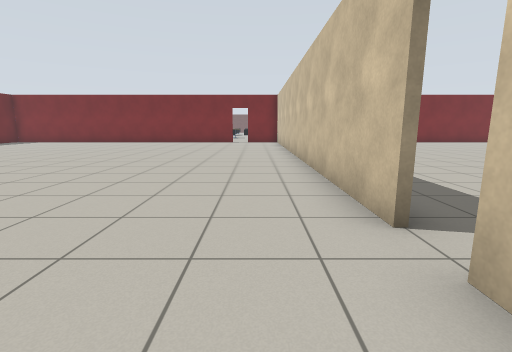
[1] (above)

16 first-person views from a walk through a robot-simulator world made for Gazebo. The camera is 1 m above the floor, tilts 10° down and sees 85° across. The floor is counted in squares, 1 m on a side. Each view is taken from the middle of a square. On the plan, view 1 faces up. The plan holds only what a view shows up to about 12 squares ahead; the rest is blank. The place goes on beyond the plan. Simple patterns stand in for the simulator's built-in surfaces.

[2]
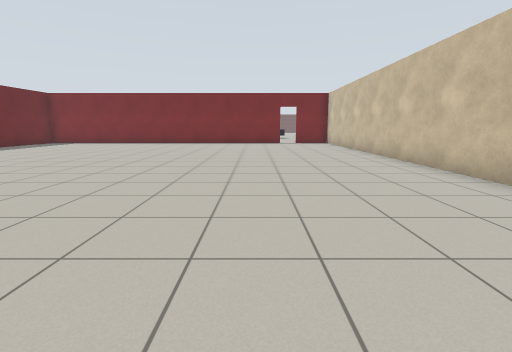

[3]
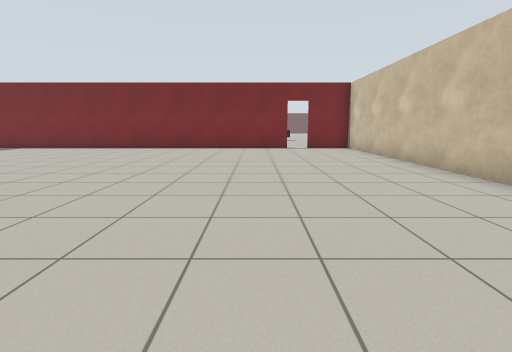

[4]
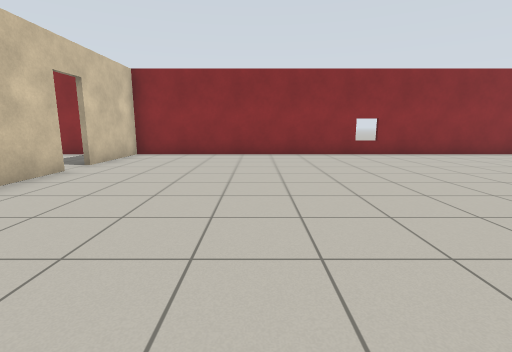

[5]
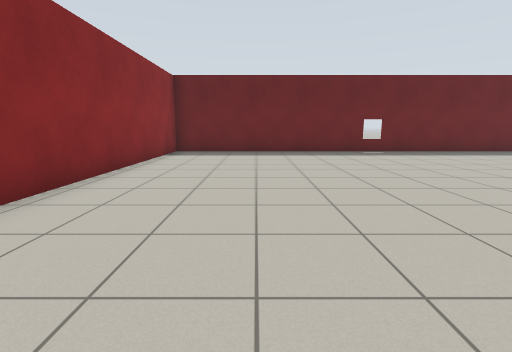

[6]
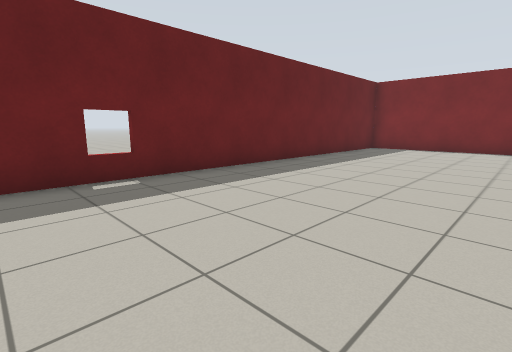

[7]
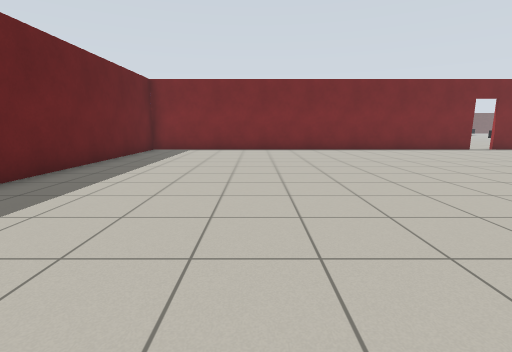

[8]
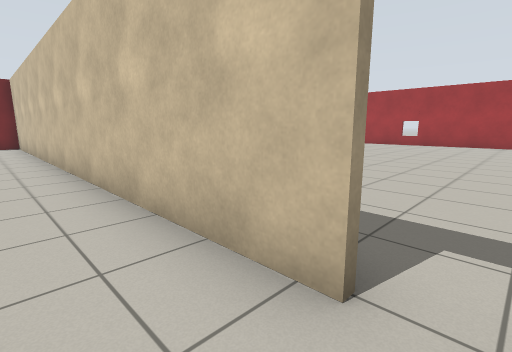

[9]
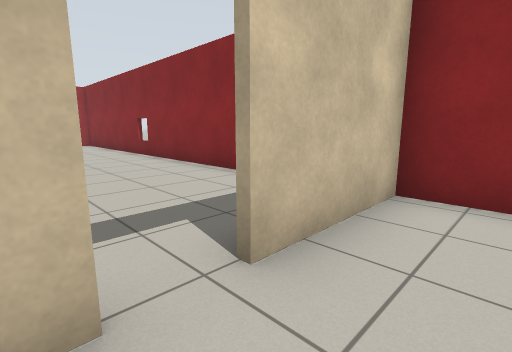

[10]
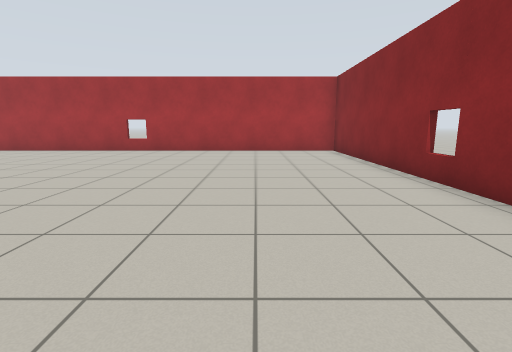

[11]
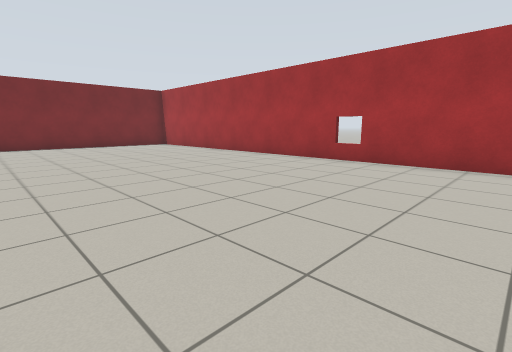

[12]
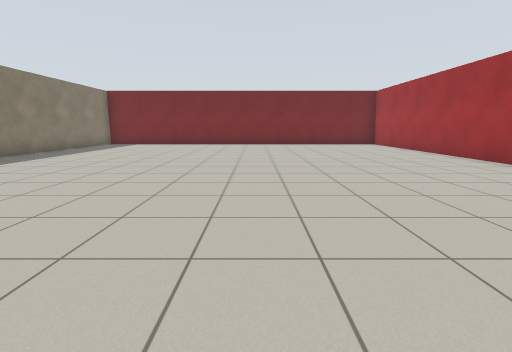

[13]
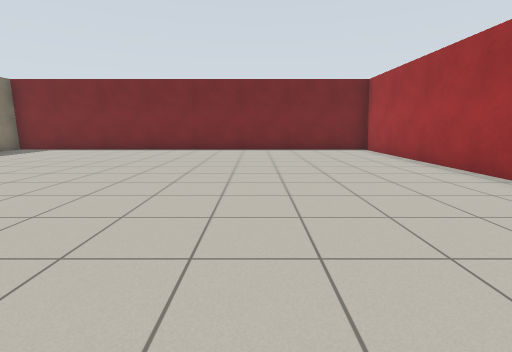

[14]
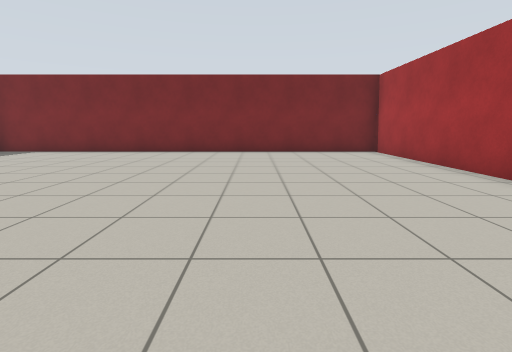

[15]
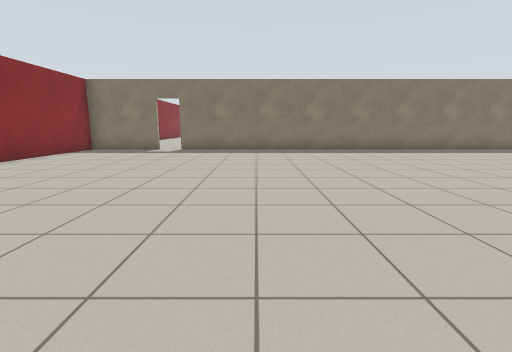

[16]
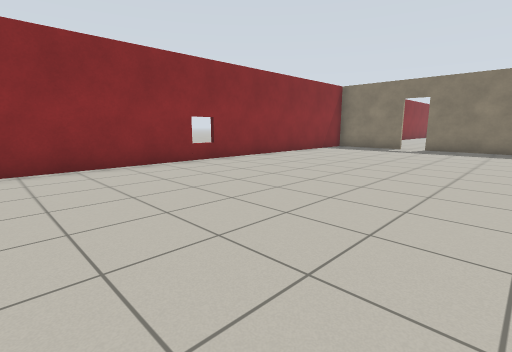

### Floor plan
Points are (right, up) in squares from view 1. A wall is a line through its corners. A room is listed if a view was taken in it or the views show most of it. See-through windows are left out.
Room 1 (views 1, 2, 3, 4, 5, 6, 7, 8, 9)
walls: (-10.5, 18.4) (-14, 18.4); (1.4, 2.6) (1.4, 18); (-15.5, 18.4) (-15.5, -1.3) (1.9, -1.3); (1.4, -1.4) (1.4, 1.8)
ways out: open door at (1.5, 2) to room 2; open door at (-1, 18.5)
Room 2 (views 10, 11, 12, 13, 14, 15, 16)
walls: (1.5, 5.5) (1.5, 2.6); (1.5, 14.4) (1.5, 11.1); (1.9, -1.3) (16.8, -1.3) (16.8, 18.4) (1.5, 18.4)
ways out: open door at (1.5, 2) to room 1

Where each view was taken, in squares from view 1:
view 1: 0 up, 0 right, facing up
view 2: 1 up, 3 left, facing up
view 3: 5 up, 3 left, facing up
view 4: 9 up, 3 left, facing down
view 5: 2 up, 4 left, facing left
view 6: 5 up, 10 left, facing up-left
view 7: 6 up, 11 left, facing up
view 8: 2 up, 0 right, facing up-right
view 9: 3 up, 0 right, facing down-right
view 10: 2 up, 5 right, facing right
view 11: 3 up, 9 right, facing up-right
view 12: 2 up, 10 right, facing up
view 13: 6 up, 12 right, facing up
view 14: 7 up, 12 right, facing up
view 15: 6 up, 14 right, facing left
view 16: 6 up, 15 right, facing down-left
